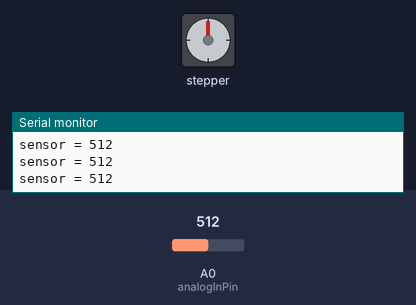
A sketch run on a simulated Arduino Uno, built with avr-gcc and run on an emulated ATmega328P. Parts: stepper motor, the last lines printed to the serial monitor. Wiring (inferred from the names in the program): stepper motor driver (200 steps per turn assumed): step pin 9; direction pin 8. The test bench sets the inputs (shaded band); at power-on: A0 (analogInPin) = 512.

Above: at 1.2 s.
1.3 s: A0 (analogInPin) set to 528
At 1.64 s:
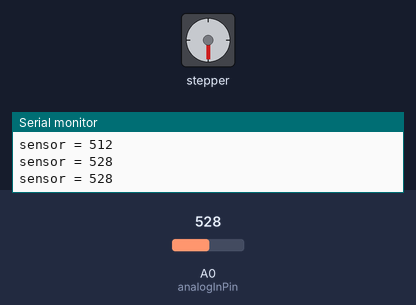
At 4.2 s:
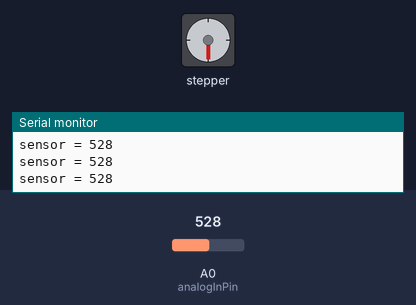
4.3 s: A0 (analogInPin) set to 306
7.3 s: A0 (analogInPin) set to 716
10.3 s: A0 (analogInPin) set to 122
13.3 s: A0 (analogInPin) set to 900
16.3 s: A0 (analogInPin) set to 0
Timing chart, 0 to 66.8 s (numbered marks = the images above; inputs shaded):
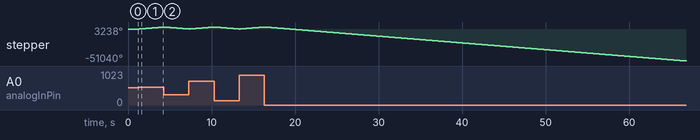

Measured:
- the behaviour switches between 520 and 521 on A0 (analogInPin) (found by bisection; images 0 and 1)
- after the input at 1.3 s, stepper: keeps turning clockwise at about 1078°/s, starting at once

The sketch:

StepperMotor.ino
```cpp
// Carlos Gomez


int dirPin = 8;
int stpPin = 9;
int ENpin = 5;
int RSTpin = 4;
int SLPpin = 3;

const int analogInPin = 0;
int sensorValue = 0;
int setpoint = 510;

void setup() {
  Serial.begin(9600);

  pinMode(dirPin, OUTPUT);
  pinMode(stpPin, OUTPUT);

  digitalWrite(ENpin, LOW);
  digitalWrite(RSTpin, HIGH);
  digitalWrite(SLPpin, HIGH);

}

void step(boolean dir,int steps)
{
  digitalWrite(dirPin,dir);
  delay(5);
  for(int i=0;i<steps;i++)
  {
    digitalWrite(stpPin, HIGH);
    delayMicroseconds(800);
    digitalWrite(stpPin, LOW);
    delayMicroseconds(800);
  }
}

void loop()
{
  sensorValue = analogRead(analogInPin);

  Serial.print("sensor = " );
  Serial.println(sensorValue);

  if(sensorValue> setpoint + 10)
  {
    step(1,100);
    delay(.1);
  }
    if(sensorValue< setpoint - 10)
  {
    step(0,100);
    delay(.1);
  }

if(sensorValue > setpoint-10 && sensorValue < setpoint+10)
{
  delay(1);
}
  delay(1);
}
```
